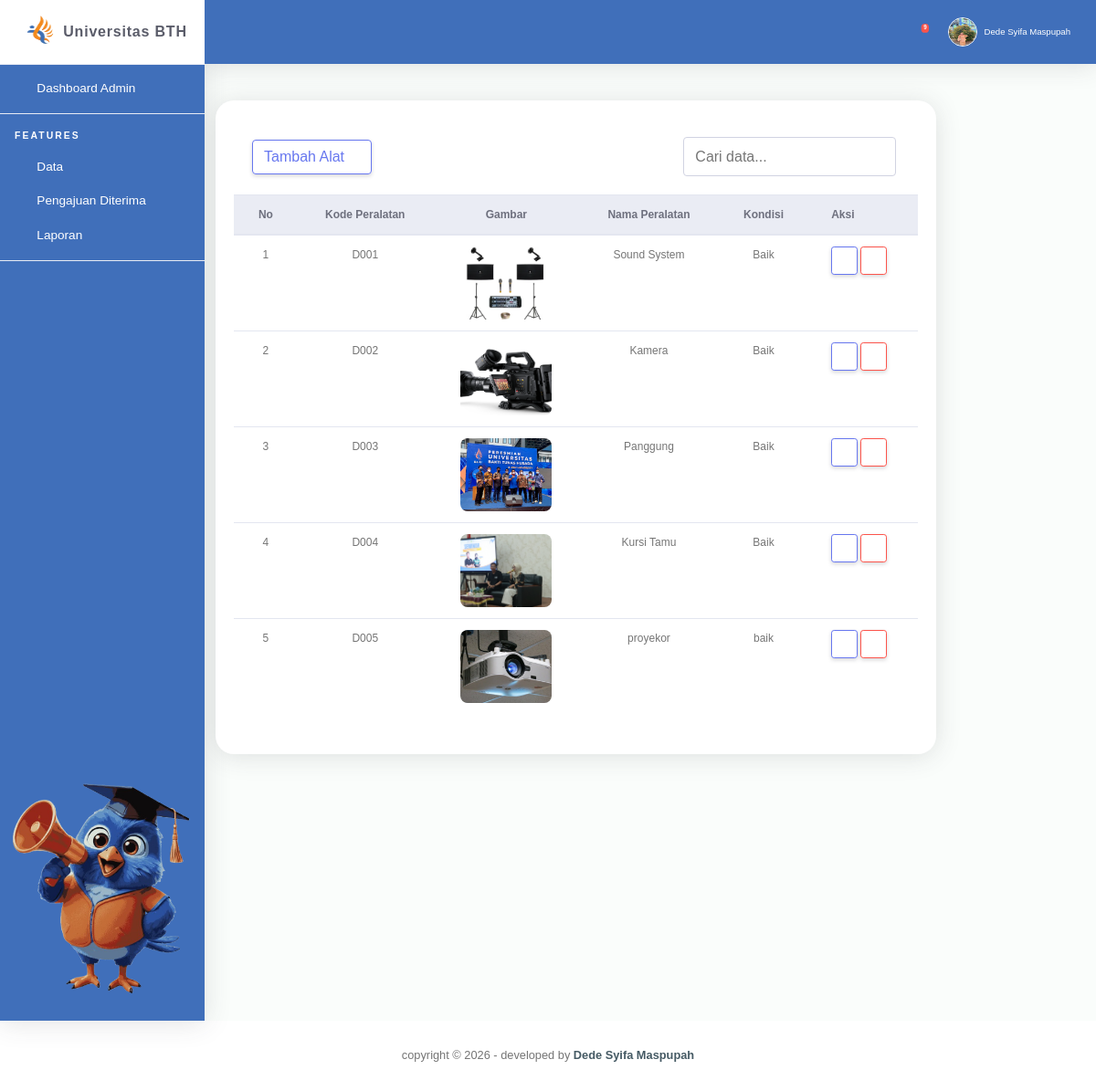
Screenshot of /dashboard_admin/peralatan.php with the database file from the repository.
### tables this page shows
CREATE TABLE `peralatan` (
  `peralatan_id` int(11) NOT NULL,
  `kode` varchar(20) NOT NULL,
  `gambar` varchar(255) NOT NULL,
  `nama_alat` varchar(50) NOT NULL,
  `stok` int(11) NOT NULL,
  `kondisi` varchar(20) NOT NULL
);

### dashboard_admin/peralatan.php (the view, shortened to what this page needs)
<?php
include '../includes_admin/header.php';
?>
            <div class="col-xl-10 col-lg-5">
              <div class="card mb-4">
                <div class="card-header py-3 d-flex flex-row align-items-center justify-content-between">
                  <a class="m-0 float-right btn btn-outline-primary" href="tambah_peralatan.php">Tambah Alat <i
                      class="fas fa-chevron-right"></i></a>
                  <div class="px-1 mt-1">
                    <input type="text" id="searchInput" placeholder="Cari data..." class="form-control mb-1">
                  </div>
                </div>
                <div class="table-responsive">
                  <table class="table align-items-center table-flush" id="dataTable">
                    <thead class="thead-light">
                      <tr>
                          <th class="text-center">No</th></th>
                          <th class="text-center">Kode Peralatan</th>
                          <th class="text-center">Gambar</th>
                          <th class="text-center">Nama Peralatan</th>
                          <th class="text-center">Kondisi</th>
                          <th>Aksi</th>
                      </tr>
                      </thead>
                        <?php
                          include '../koneksi.php';
                          $no = 1 ;
                          $urutan_kode = 1;
                          $data = mysqli_query($conn, "SELECT * from peralatan");
                          while ($d = mysqli_fetch_array($data)){
                            $kode = "D" . sprintf("%03d", $urutan_kode);
                              ?>
                          <tr>
                                  <td class="text-center"><?php echo $no++; ?></td>
                                  <td class="text-center"><?php echo $kode; ?></td>
                                  <td class="text-center">
                                      <img
                                          src="../gambar/<?php echo $d['gambar']; ?>"
                                          width="100"
                                          height="80"
                                          style="object-fit:cover; border-radius:8px;"
                                      >
                                  </td>
                                  <td class="text-center"><?php echo $d['nama_alat']; ?></td>
                                  <td class="text-center"><?php echo $d['kondisi']; ?></td>
                                  <td>
                                    <a href="edit_peralatan.php?peralatan_id=<?= $d['peralatan_id'] ?>" class="btn btn-sm btn-outline-primary"  title="edit_peralatan">
                                        <i class="fas fa-edit"></i>
                                    </a>
                                    <a href="hapus_peralatan.php?peralatan_id=<?= $d['peralatan_id'] ?>" class="btn btn-sm btn-outline-danger" title="hapus_peralatan" onclick="return confirm('Apakah Anda yakin ingin menghapus anggota ini?')">
                                        <i class="fas fa-trash"></i>
                                    </a>
                                  </td>
                              </tr>
                          <?php $urutan_kode++; } ?>
                          </table>
                        </div>
                       <div class="card-footer"></div>
                      </div>
                    </div>
                  </div>
<?php include '../includes_pengguna/footer.php'; ?>

### includes_admin/header.php (shortened to what this page needs)
<?php
include "../koneksi.php";
?>
<!DOCTYPE html>
<html lang="en">
<head>
  <link href="../assets/vendor/fontawesome-free/css/all.min.css" rel="stylesheet" type="text/css">
  <link href="../assets/vendor/bootstrap/css/bootstrap.min.css" rel="stylesheet" type="text/css">
  <link href="../assets/css/ruang-admin.css" rel="stylesheet">
  <link href="../assets/css/admin.css" rel="stylesheet">
</head>
<body id="page-top">
  <div id="wrapper">
    <ul class="navbar-nav sidebar sidebar-light accordion" id="accordionSidebar">
      <a class="sidebar-brand d-flex align-items-center justify-content-center" href="index.php">
        <div class="sidebar-brand-icon">
          <img src="../gambar/logoBTH.png" width="50">
        </div>
        <div class="sidebar-brand-text mx-8 text-dark">Universitas BTH</div>
      </a>
      <hr class="sidebar-divider my-0">
      <li class="nav-item">
        <a class="nav-link active" collapsed href="index.php">
          <i class="fas fa-fw fa-tachometer-alt" style="color: white;"></i>
          <span class="text-white">Dashboard  Admin</span></a>
      </li>
      <hr class="sidebar-divider">
      <div class="sidebar-heading text-white">
        Features
      </div>
      <li class="nav-item" >
        <a class="nav-link active collapsed" href="#" data-toggle="collapse" data-target="#collapseBootstrap"
          aria-expanded="true" aria-controls="collapseBootstrap">
          <i class="far fa-fw fa-window-maximize" style="color: white;"></i>
          <span class="text-white">Data</span>
        </a>
      </li>
      <li class="nav-item">
        <a class="nav-link active collapsed" href="persetujuan.php">
          <i class="fas fa-fw fa-chart-area" style="color: white;"></i>
          <span class="text-white" href="laporan.php">Pengajuan Diterima</span>
        </a>
      </li>
      <li class="nav-item">
        <a class="nav-link active collapsed" href="laporan.php">
          <i class="fas fa-fw fa-chart-area" style="color: white;"></i>
          <span class="text-white" href="laporan.php">Laporan</span>
        </a>
      </li>
      <hr class="sidebar-divider">
      <li class="nav-item">
      <div class="custom-header d-flex align-items-center">
        <div class="sidebar-bottom">
            <div class="menu"></div>
                <div class="logo-bawah">
                  <img src="../gambar/burung.png" class="bird">
                </div>
            </div>
        </div>
      </li>
     </ul>
    <div id="content-wrapper" class="d-flex flex-column">
      <div id="content">
        <nav class="navbar navbar-expand navbar-light bg-navbar topbar mb-4 static-top">
          <button id="sidebarToggleTop" class="btn btn-link rounded-circle mr-3">
            <i class="fa fa-bars"></i>
          </button>
          <ul class="navbar-nav ml-auto">
            <li class="nav-item dropdown no-arrow mx-1">
              <a class="nav-link dropdown-toggle" href="#" id="alertsDropdown" role="button" data-toggle="dropdown" aria-haspopup="true" aria-expanded="false">
                <i class="fas fa-bell fa-fw"></i>
                <?php
                $query = mysqli_query($conn," SELECT * FROM notifikasi WHERE username='admin' AND status='belum_dibaca'");
                $jml = mysqli_num_rows($query);
                ?>
                <?php if($jml > 0){ ?>
                <span class="badge badge-danger badge-counter">
                    <?php echo $jml; ?>
                </span>
                <?php } ?>
              </a>
            </li>
            <li class="nav-item dropdown no-arrow">
              <a class="nav-link dropdown-toggle" href="#" id="userDropdown" role="button" data-toggle="dropdown"
                aria-haspopup="true" aria-expanded="false">
                <img class="img-profile rounded-circle" src="../gambar/syifa.jpeg" style="max-width: 60px">
                <span class="ml-2 d-none d-lg-inline text-white small">Dede Syifa Maspupah</span>
              </a>
            </li>
          </ul>
        </nav>

### includes_pengguna/footer.php (shortened to what this page needs)
</div>
      </div>
      <footer class="sticky-footer bg-white">
        <div class="container my-auto">
          <div class="copyright text-center my-auto">
            <span>copyright &copy; <script> document.write(new Date().getFullYear()); </script> - developed by
              <b><a href="https://www.instagram.com/dedesyifa_maspupah?igsh=ejM3eHpjeWQzbmc3" target="_blank">Dede Syifa Maspupah</a></b>
            </span>
          </div>
        </div>
      </footer>
</body>
</html>

### assets/css/admin.css (style rules this page uses)
.sidebar-bottom { display: flex; flex-direction: column; height: 100vh; }
.menu { flex: 1; }
.logo-bawah { text-align: center; padding: 10px; }
.bird { width: 200px; }
.sidebar .nav-item .nav-link.active { color: #f38b1c !important; border-radius: 5px; }
.table { font-size: 20x; }
input, textarea, select { width: 100%; padding: 10px 12px; border: 1px solid #ccc; border-radius: 6px; font-size: 15px; }
.card { background: #fff; border-radius: 20px; padding: 20px; margin-bottom: 20px; border: none; box-shadow: 0 4px 15px rgba(0,0,0,0.05); }
body { font-family: Arial, sans-serif; font-size:12px; }

### rows the page displays
peralatan: kode "D001", gambar (picture), nama_alat "Sound System", kondisi "Baik"
peralatan: kode "D002", gambar (picture), nama_alat "Kamera", kondisi "Baik"
peralatan: kode "D003", gambar (picture), nama_alat "Panggung", kondisi "Baik"
peralatan: kode "D004", gambar (picture), nama_alat "Kursi Tamu", kondisi "Baik"
peralatan: kode "D005", gambar (picture), nama_alat "proyekor", kondisi "baik"

### other values shown
$jml "9"
